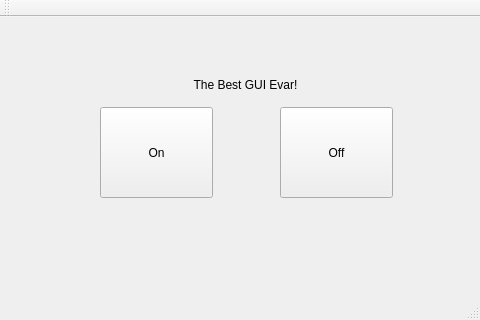
<?xml version="1.0" encoding="UTF-8"?>
<ui version="4.0">
 <class>MainWindow</class>
 <widget class="QMainWindow" name="MainWindow">
  <property name="geometry">
   <rect>
    <x>0</x>
    <y>0</y>
    <width>480</width>
    <height>320</height>
   </rect>
  </property>
  <property name="windowTitle">
   <string>MainWindow</string>
  </property>
  <widget class="QWidget" name="centralWidget">
   <widget class="QPushButton" name="btnOn">
    <property name="geometry">
     <rect>
      <x>100</x>
      <y>90</y>
      <width>113</width>
      <height>91</height>
     </rect>
    </property>
    <property name="text">
     <string>On</string>
    </property>
   </widget>
   <widget class="QPushButton" name="btnOff">
    <property name="geometry">
     <rect>
      <x>280</x>
      <y>90</y>
      <width>113</width>
      <height>91</height>
     </rect>
    </property>
    <property name="text">
     <string>Off</string>
    </property>
   </widget>
   <widget class="QLabel" name="label">
    <property name="geometry">
     <rect>
      <x>110</x>
      <y>60</y>
      <width>271</width>
      <height>16</height>
     </rect>
    </property>
    <property name="text">
     <string>The Best GUI Evar!</string>
    </property>
    <property name="alignment">
     <set>Qt::AlignCenter</set>
    </property>
   </widget>
  </widget>
  <widget class="QMenuBar" name="menuBar">
   <property name="geometry">
    <rect>
     <x>0</x>
     <y>0</y>
     <width>480</width>
     <height>22</height>
    </rect>
   </property>
  </widget>
  <widget class="QToolBar" name="mainToolBar">
   <attribute name="toolBarArea">
    <enum>TopToolBarArea</enum>
   </attribute>
   <attribute name="toolBarBreak">
    <bool>false</bool>
   </attribute>
  </widget>
  <widget class="QStatusBar" name="statusBar"/>
 </widget>
 <layoutdefault spacing="6" margin="11"/>
 <resources/>
 <connections/>
</ui>
